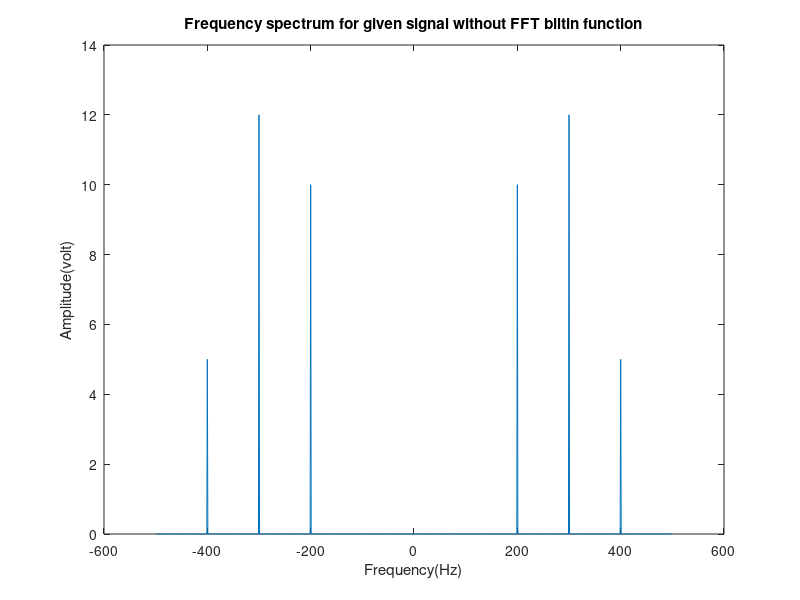
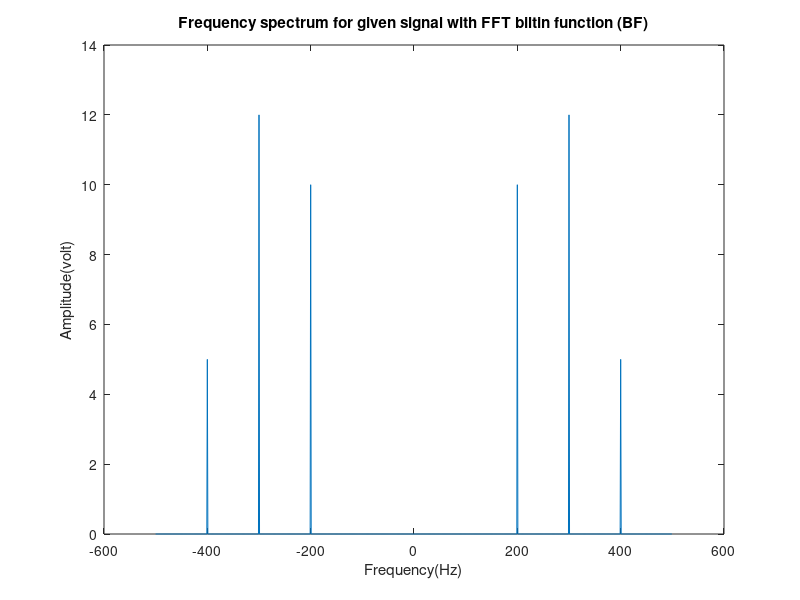
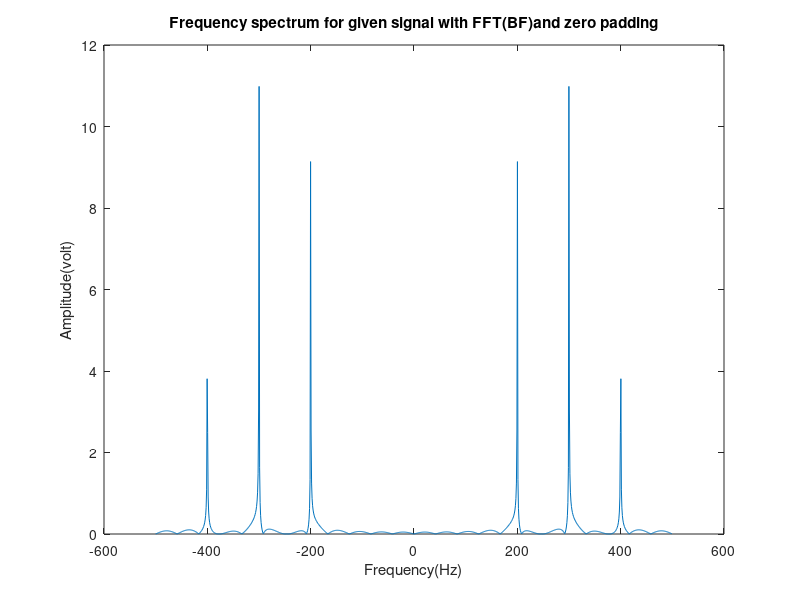

Here is the MATLAB script that generated these plots, in order:
%XXXXXXXXXXXXXXXXXXXXXXXXXXXXXXXXXXXXXXXXXXXXXXXXXXXXXXXXXXXXXXXXXXXXXXXX
%XXXXXXXXXXXXXXXXXXXXXXXXXXXXXXXX FFT Tuterial XXXXXXXXXXXXXXXXXXXXXXXXXX
%XXXXXXXXXXXXXXXXXXXXXXXXXXXXXXXXXXXXXXXXXXXXXXXXXXXXXXXXXXXXXXXXXXXXXXXX

clc
clear all
close all

%XXXXXXXXXXXXXXXXXXXXXXXXXXX FFT using general form XXXXXXXXXXXXXXXXXXXXXXX
mm=[];
A=10;
fs=1000;
Ts=1/fs;
t=(1:1000)*Ts;
y=10*sin(2*pi*200*t)+5*sin(2*pi*400*t)+12*sin(2*pi*300*t);
N=length(t);
for(k=1:N)
    for(n=1:N)
        y1(n)=y(n).*exp(-j*2*pi*((-N/2)+n-1)*((-N/2)+k-1)/N);
    end
    mm=[mm sum(y1)];
end
length(mm);
f=fs.*(-N/2:N/2-1)/N;
figure(1)
plot(f,2*abs(mm)/N);
title('Frequency spectrum for given signal without FFT biltin function');
xlabel('Frequency(Hz)');
ylabel('Amplitude(volt)');


%XXXXXXXXXXXXXXXXXXXXXXXXXX FFT with biltin function XXXXXXXXXXXXXXXXXXXXXX
mm=[];
A=10;
fs=1000;
Ts=1/fs;
t=(1:1000)*Ts;
y=10*sin(2*pi*200*t)+5*sin(2*pi*400*t)+12*sin(2*pi*300*t);
N=length(t);
N=length(t);
yy=fft(y);
yyy=fftshift(yy);
f=fs.*(-N/2:N/2-1)/N;
figure(2)
plot(f,(2*abs(yyy)/N));
title('Frequency spectrum for given signal with FFT biltin function (BF)');
xlabel('Frequency(Hz)');
ylabel('Amplitude(volt)');



%XXXXXXXXXXXXXXXXX FFT with biltin function and zero padding XXXXXXXXXXXXX
mm=[];
A=10;
fs=1000;
Ts=1/fs;
t=(1:1000)*Ts;
y=10*sin(2*pi*200*t)+5*sin(2*pi*400*t)+12*sin(2*pi*300*t);
N= 2^nextpow2(1000);
yy=fft(y,N);
yyy=fftshift(yy);
f=fs.*(-N/2:N/2-1)/N;
figure(3)
plot(f,(2*abs(yyy)/N));
title('Frequency spectrum for given signal with FFT(BF)and zero padding');
xlabel('Frequency(Hz)');
ylabel('Amplitude(volt)');


%XXXXXXXXXXXXXXXXXXXXXXXXXXX END XXXXXXXXXXXXXXXXXXXXXXXXXXXXXXXXXXXXXX





















